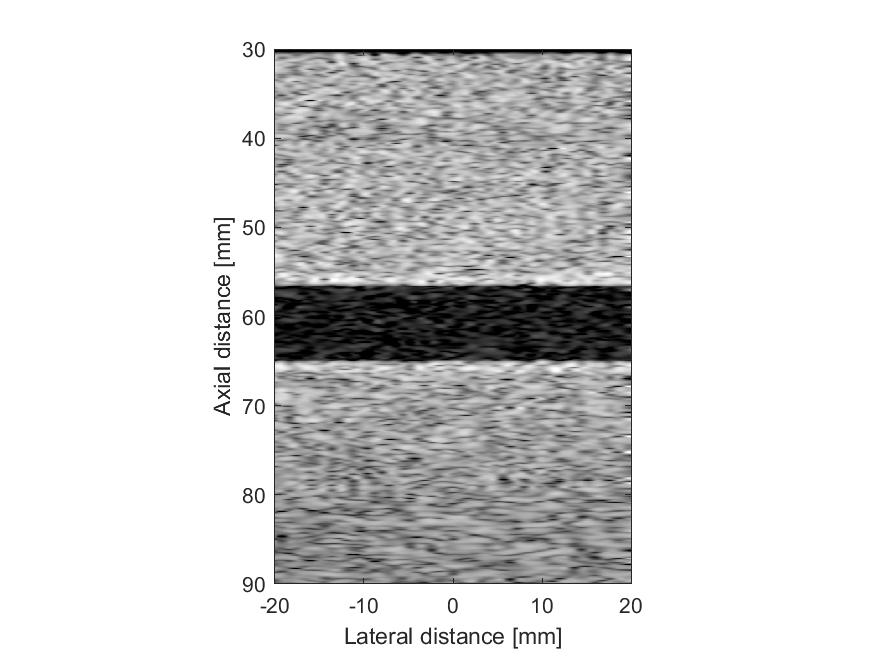
%> input picture 03 发过来的资料包/Project/pic0.jpg, 875 x 656 px
$ octave --eval "result = IFM(imread('../../../../../03 发过来的资料包/Project/pic0.jpg'));"   (GNU Octave 9; MATLAB toolbox functions it lacks are replaced by stand-ins)
%> lines starting %> are read from the running program, lines starting %| are printed output that depends on the picture
function [ F ] = IFM(I)
if size(I,3)==3
G=rgb2gray_n(I);
else
G=I;
end
% morphological filtering
D= MorF(G);
% trimap generation
T= TriG(D);
% [6 lines not run here, left out]
function [G] = rgb2gray_n( I )
N=size(I,4);
%> N = 1
for i=1:N
    G(:,:,i)=rgb2gray(I(:,:,:,i));
end
function [D] = MorF( I )
B=strel('disk',2);
N = size(I,3);
D = zeros(size(I,1),size(I,2),N); % Assign memory
for i = 1:N
    db=I(:,:,i)-imopen(I(:,:,i),B);
    dd=imclose(I(:,:,i),B)-I(:,:,i);
    D(:,:,i) = max(db,dd);
end
%> this loop made 1 pass
%> pass 1, in MorF, `db=I(:,:,i)-imopen(I(:,:,i),B);`:
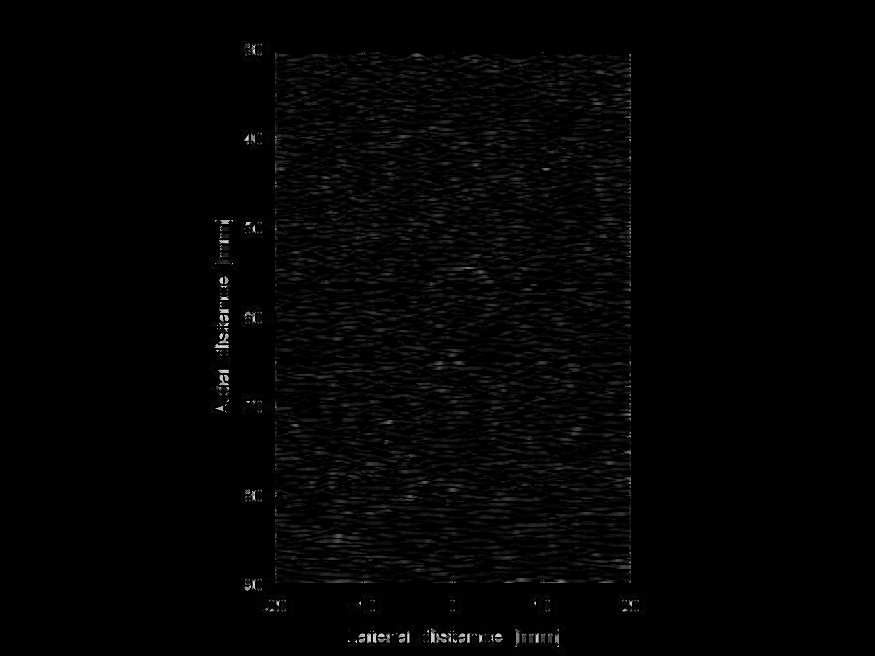
%> db: size 656x875 uint8; min 0, max 228, mean 3.4
%> pass 1, in MorF, `dd=imclose(I(:,:,i),B)-I(:,:,i);`:
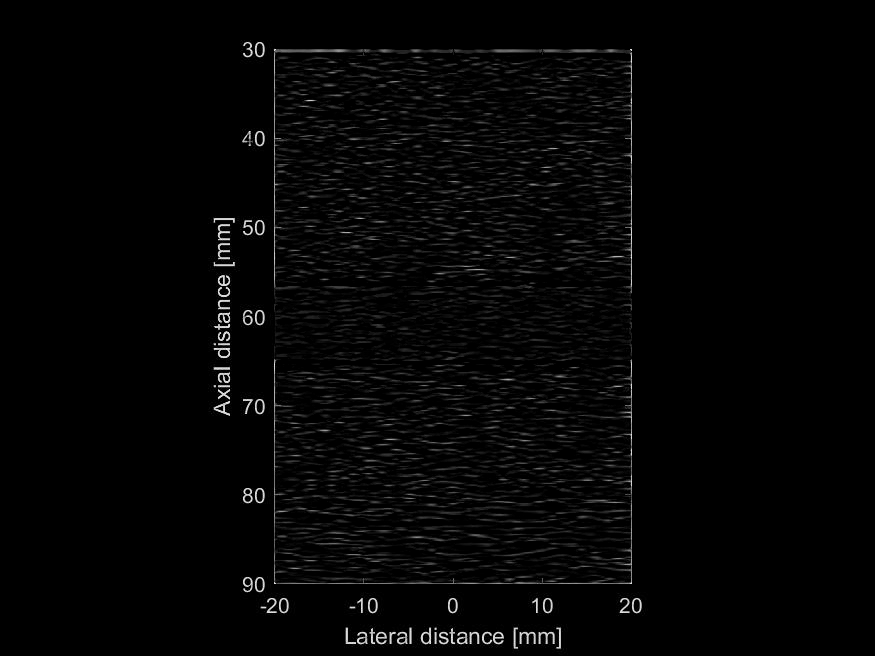
%> dd: size 656x875 uint8; min 0, max 245, mean 4.9
%> after the loop:
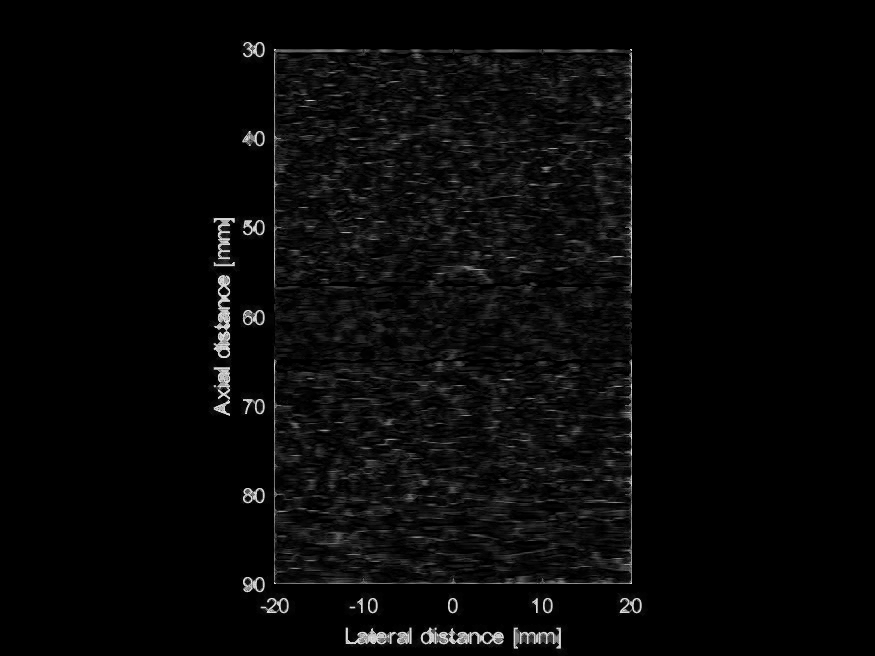
%> D: size 656x875 double; min 0, max 245, mean 7.9
D=uint8(D);
%> D: size 656x875 uint8
function [T] = TriG(D)
[w h N]=size(D);
%> w = 656; h = 875
for i=1:N
   r=zeros(w,h);
   ED=D;
   ED(:,:,i)=[];
   [max_D]=max(ED,[],3);
   r(find(D(:,:,i)>max_D))=1;
   r=medfilt2(r,[8 8]);
   r=bwmorph(r,'skel',5);
   r=medfilt2(r,[8 8]);
   Enumber=[1:N];
   Enumber(Enumber==i)=[];
   Minu_D=D(:,:,i)-max(D(:,:,Enumber),[],3);
   r(Minu_D>127)=1;
   R(:,:,i)=r;
end

for j=1:N-1
    t=0.5.*ones(w,h);
    ER=R;
    ER(:,:,j)=[];
   [max_R]=max(ER,[],3);
   t(find(R(:,:,j)==1&max_R==0))=1;
   t(find(R(:,:,j)==0&max_R==1))=0;
   T(:,:,j)=t;
end
%> the run ends on the next line

$ run again, on 03 发过来的资料包/Project/pic3.jpg
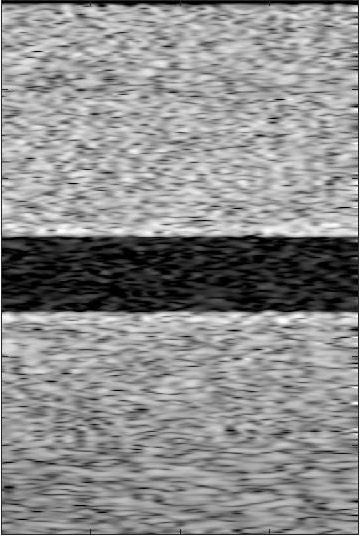
%> input picture 03 发过来的资料包/Project/pic3.jpg, 360 x 536 px
%> the loop in MorF, `for i = 1:N` made 1 pass
%> pass 1, in MorF, `db=I(:,:,i)-imopen(I(:,:,i),B);`:
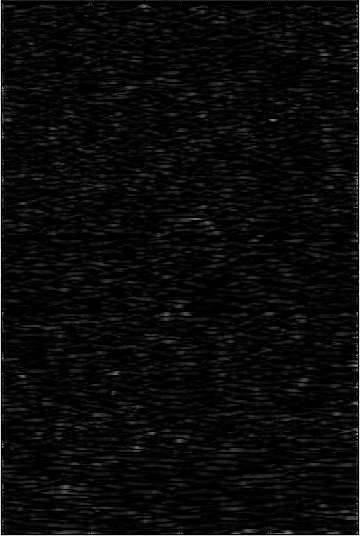
%> db: size 536x360 uint8; min 0, max 248, mean 10.1
%> after the loop in MorF, `for i = 1:N`:
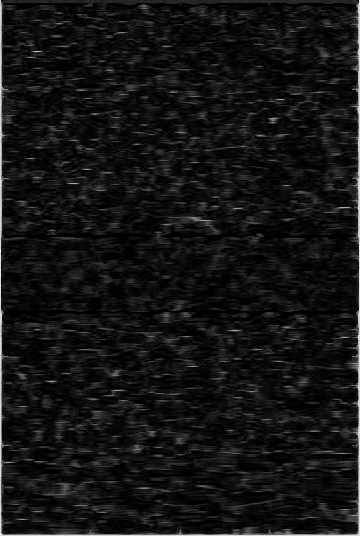
%> D: size 536x360 double; min 0, max 248, mean 19.7
